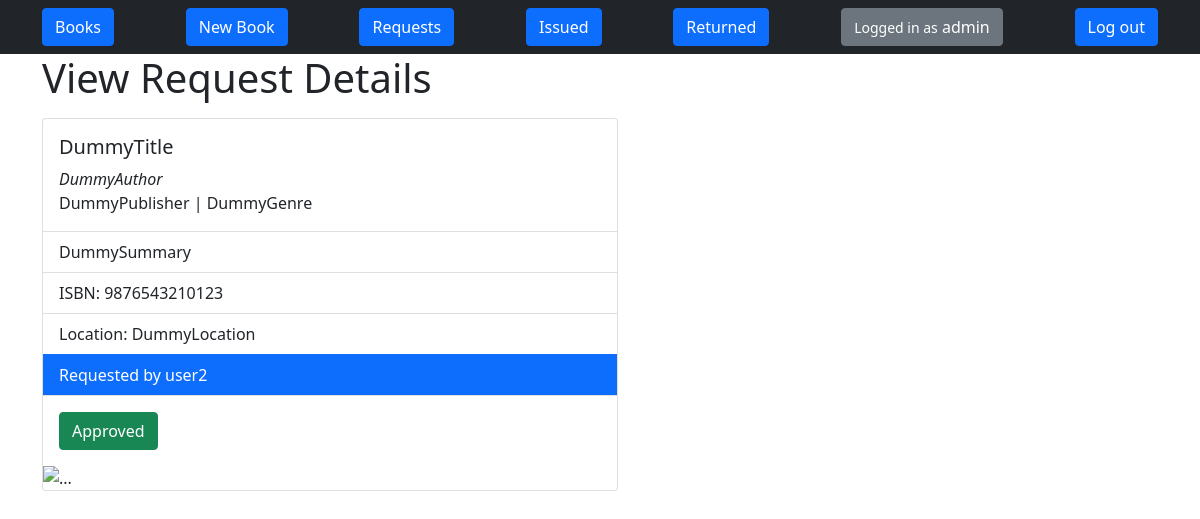
Page /books/requests/13 (signed in) on the committed database.
### books/models.py (models this page shows)
class Book(models.Model):
    title = models.CharField(max_length=255)
    author = models.CharField(max_length=255)
    publisher = models.CharField(max_length=255)
    genre= models.CharField(max_length=255)
    summary = models.TextField()
    ISBN = models.CharField(max_length=13)
    location = models.CharField(max_length=500)
    available = models.BooleanField(default=True)
    img = models.URLField(max_length=2083, default="https://upload.wikimedia.org/wikipedia/commons/thumb/0/0b/Book_icon_%28closed%29_-_Blue_and_gold.svg/343px-Book_icon_%28closed%29_-_Blue_and_gold.svg.png")
    pdf = models.URLField(max_length=2083, blank=True)

### books/views.py (the view, shortened to what this page needs)
# urls.py: path('requests/<int:id>',views.request_detail),
@permission_required('books.add_issue')
def request_detail(request, id):
    r = Request.objects.get(id=id)
    u = User.objects.get(id=r.userid)
    b = Book.objects.get(id=r.bookid)
    obj = {
        "req": r,
        "student": u,
        "book": b,
    }
    form = IssueForm(request.POST or None)
    return render(request, 'books/request_detail.html', {'obj': obj, 'form': form})

### books/templates/books/request_detail.html (shortened to what this page needs)
{% extends 'base.html' %}
{% block content %}
    <legend><h1>View Request Details</h1></legend>
    <div class="card" style="width: 36rem;">
        <div class="card-body">
            <h5 class="card-title">{{obj.book.title}}</h5>
            <p class="card-text"><i>{{obj.book.author}}</i> <br> {{obj.book.publisher}} | {{obj.book.genre}}</p>
        </div>
        <ul class="list-group list-group-flush">
            <li class="list-group-item">{{obj.book.summary}}</li>
            <li class="list-group-item">ISBN: {{obj.book.ISBN}}</li>
            <li class="list-group-item">Location: {{obj.book.location}}</li>
            <li class="list-group-item active">Requested by {{obj.student.username}}</li>
        </ul>
        <div class="card-body">
            {% if obj.req.approved %}
                <div class="btn btn-success">Approved</div>
            {% endif %}
        </div>
        <img src="{{obj.book.img}}" class="card-img-left" alt="...">
    </div>
{% endblock content %}

### templates/base.html (shortened to what this page needs)
<!doctype html>
<html lang="en">
  <head>
    <link href="https://cdn.jsdelivr.net/npm/bootstrap@5.0.0-beta3/dist/css/bootstrap.min.css" rel="stylesheet">
  </head>
  <body>
    <nav class="navbar navbar-dark bg-dark">
      <div class="container">
        <a href="{%url 'book-list'%}"><button class="btn btn-primary">Books</button></a>
        {% if perms.books.add_book%}
          <a href="{%url 'book-new'%}"><button class="btn btn-primary">New Book</button></a>
        {% endif %}
        {% if perms.books.view_request%}
          <a href="{%url 'request-list'%}"><button class="btn btn-primary">Requests</button></a>
        {% endif %}
        {% if perms.books.view_issue%}
          <a href="{%url 'issue-list'%}"><button class="btn btn-primary">Issued</button></a>
        {% endif %}
        {% if perms.books.view_return%}
          <a href="{%url 'return-list'%}"><button class="btn btn-primary">Returned</button></a>
        {% endif %}
        {% if user.is_authenticated %}
          <a href="{%url 'profile'%}"><button class="btn btn-secondary"><small>Logged in as</small> {{user}}</button></a>
          <a href="{%url 'logout'%}"><button class="btn btn-primary">Log out</button></a>
        {% else %}
          <a href="{%url 'login'%}"><button class="btn btn-primary">Log in</button></a>
          <a href="{%url 'register'%}"><button class="btn btn-primary">Register</button></a>
        {% endif %}
      </div>
    </nav>
    <div class='container'>
      {% block content %}
      {% endblock content %}
    </div>
  </body>
</html>

### rows in the picture
Book: book "DummyTitle", book.author "DummyAuthor", book.publisher "DummyPublisher", book.genre "DummyGenre", book.summary "DummySummary", book.ISBN "9876543210123", book.location "DummyLocation"

### other values in the picture
{{ user }} "admin"
{{ obj.student.username }} "user2"
